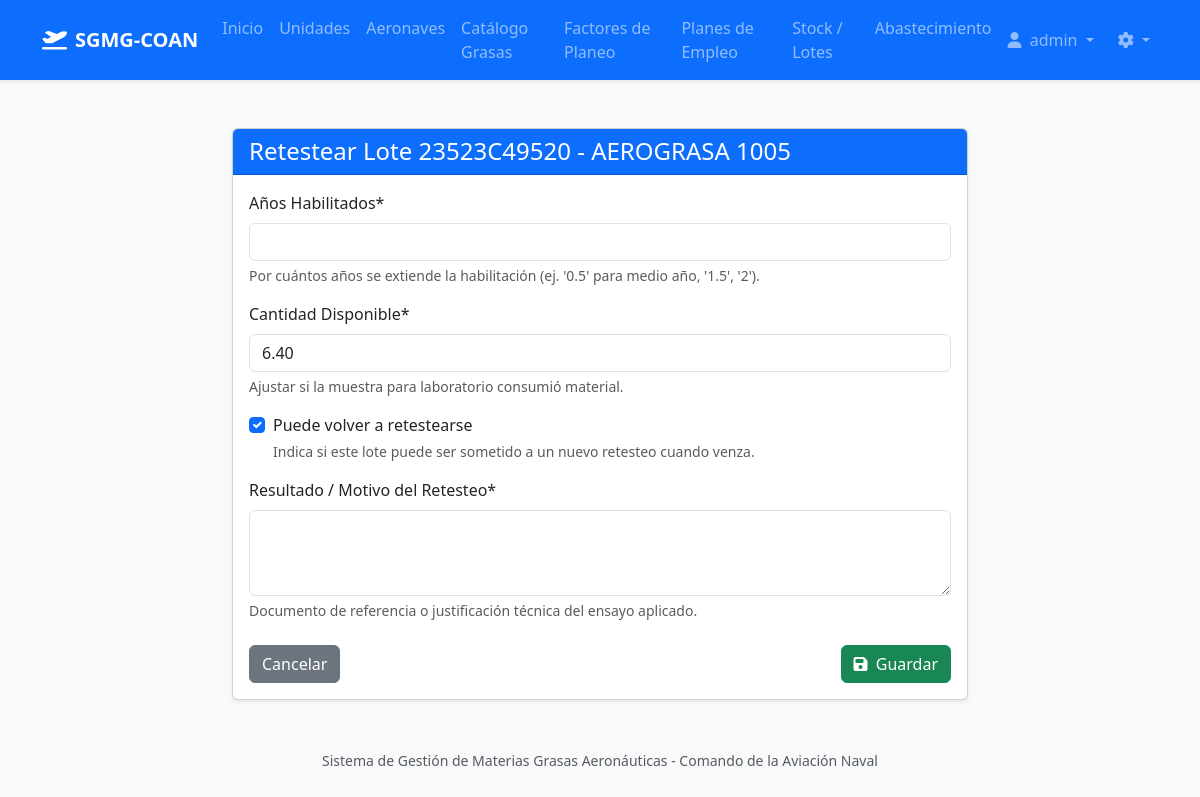
/stock/23/retest/ (signed in), run on an earlier commit of the app's database.
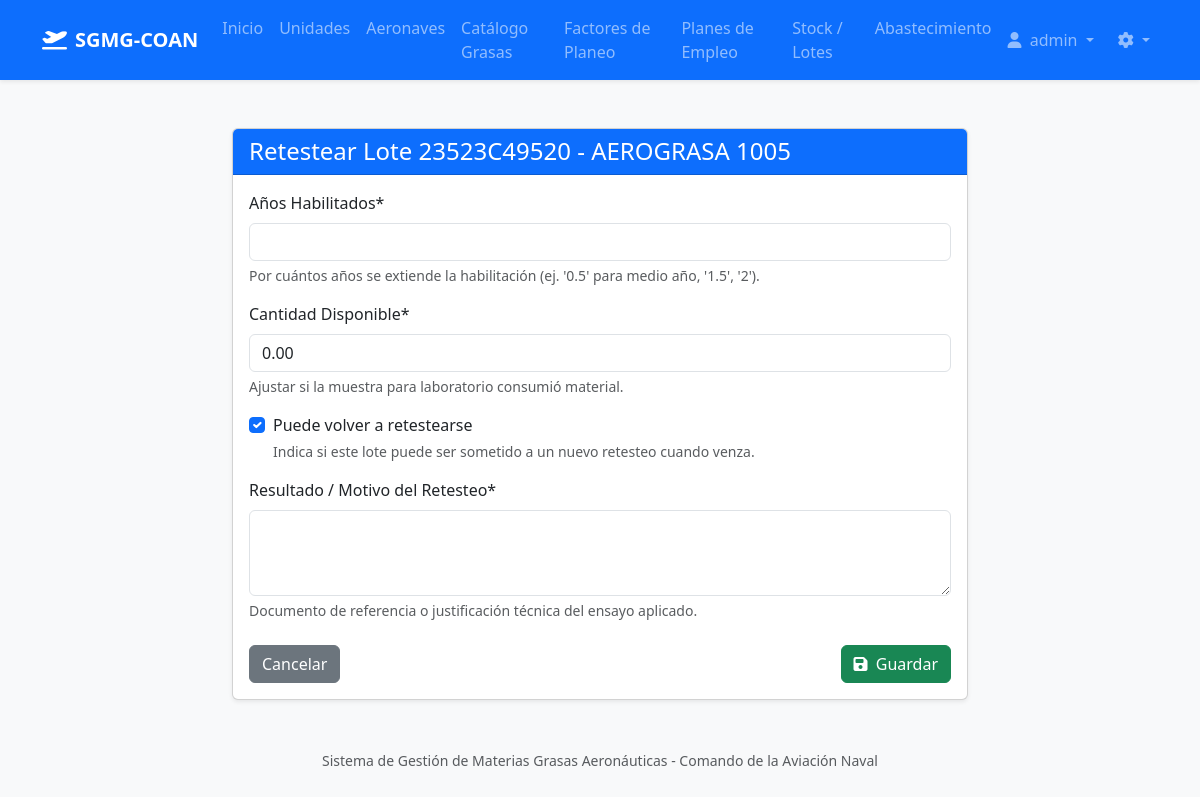
And on a later commit of the database.
### core/models.py (models this page shows, shortened)
class GreaseBatch(models.Model):
    STATUS_CHOICES = [
        ('SERVICEABLE', 'Retesteable'),
        ('NEAR_EXPIRATION', 'Próximo a Vencer'),
        ('EXPIRED', 'Vencido'),
        ('PENDING_RETEST', 'Retesteando...'),
    ]
    grease_type = models.ForeignKey(GreaseType, on_delete=models.CASCADE, related_name="batches", verbose_name="Tipo de Grasa")
    batch_number = models.CharField(max_length=100, verbose_name="Número de Lote")
    manufacturing_date = models.DateField(verbose_name="Fecha de Fabricación")
    expiration_date = models.DateField(verbose_name="Fecha de Vencimiento")
    initial_quantity = models.DecimalField(max_digits=10, decimal_places=2, verbose_name="Cantidad Inicial")
    available_quantity = models.DecimalField(max_digits=10, decimal_places=2, verbose_name="Cantidad Disponible")
    unit_price = models.DecimalField(max_digits=14, decimal_places=6, verbose_name="Costo Unitario Real ($)", blank=True, null=True, help_text="Costo real calculado por unidad (Kg/L).")
    storage_location = models.CharField(max_length=100, verbose_name="Ubicación (Almacén/Unidad)")
    status = models.CharField(max_length=30, choices=STATUS_CHOICES, default='SERVICEABLE', verbose_name="Estado")
    can_be_retested = models.BooleanField(default=True, verbose_name="¿Admite retesteo futuro?", help_text="Indica si este lote puede ser sometido a un nuevo retesteo cuando venza.")
    is_archived = models.BooleanField(default=False, verbose_name="¿Archivado (Historial)?")
    class Meta:
        verbose_name = "Casamata"
        verbose_name_plural = "Casamatas"
        unique_together = ('grease_type', 'batch_number')

### core/views.py (the view, shortened to what this page needs)
# urls.py: path('stock/<int:pk>/retest/', views.RetestBatchView.as_view(), name='batch_retest'),
class RetestBatchView(ActiveUserRequiredMixin, UpdateView):
    model = GreaseBatch
    form_class = RetestBatchForm
    template_name = 'core/form_base.html'
    def dispatch(self, request, *args, **kwargs):
        batch = self.get_object()
        user = request.user
        if not (user.is_superuser or user.groups.filter(name__in=['Administrador', 'Logistica']).exists()):
            if user.unit and batch.storage_location != user.unit.name:
                messages.error(request, "No tienes permiso para modificar lotes que no pertenecen a tu unidad.")
                return redirect('batch_detail', pk=batch.pk)
        return super().dispatch(request, *args, **kwargs)
    def get_context_data(self, **kwargs):
        context = super().get_context_data(**kwargs)
        context['title'] = f'Retestear Lote {self.object.batch_number} - {self.object.grease_type.nomenclatura}'
        return context

### core/forms.py
class RetestBatchForm(forms.ModelForm):
    extension_years = forms.FloatField(
        required=True,
        min_value=0.1,
        label="Años Habilitados",
        help_text="Por cuántos años se extiende la habilitación (ej. '0.5' para medio año, '1.5', '2')."
    )
    reason = forms.CharField(
        widget=forms.Textarea(attrs={'rows': 3}),
        required=True,
        label="Resultado / Motivo del Retesteo",
        help_text="Documento de referencia o justificación técnica del ensayo aplicado."
    )
    class Meta:
        model = GreaseBatch
        fields = ['extension_years', 'available_quantity', 'can_be_retested', 'reason']
        labels = {
            'can_be_retested': 'Puede volver a retestearse',
        }
    def __init__(self, *args, **kwargs):
        super().__init__(*args, **kwargs)
        self.fields['available_quantity'].help_text = "Ajustar si la muestra para laboratorio consumió material."

### core/views.py (called while the page is built)
    def test_func(self):
        user = self.request.user
        if not user.is_authenticated:
            return False
        return user.is_superuser or user.groups.filter(name__in=['Administrador', 'Logistica']).exists() or user.unit is not None

### core/templates/core/form_base.html (shortened to what this page needs)
{% extends 'base.html' %}
{% load crispy_forms_tags %}
{% block content %}
<div class="row justify-content-center">
    <div class="col-md-8">
        <div class="card shadow-sm mt-4">
            <div class="card-header bg-primary text-white">
                <h4 class="mb-0">{{ title }}</h4>
            </div>
            <div class="card-body">
                <form method="post">
                    {{ form|crispy }}
                    <div class="mt-4 d-flex justify-content-between">
                        <button type="button" class="btn btn-secondary" onclick="window.history.back();">Cancelar</button>
                        <button type="submit" class="btn btn-success"><i class="fa-solid fa-save me-1"></i> Guardar</button>
                    </div>
                </form>
            </div>
        </div>
    </div>
</div>
{% endblock %}

What changed in the data, as far as the page shows it:
changed GreaseBatch: available_quantity "6.40" → "0.00"
